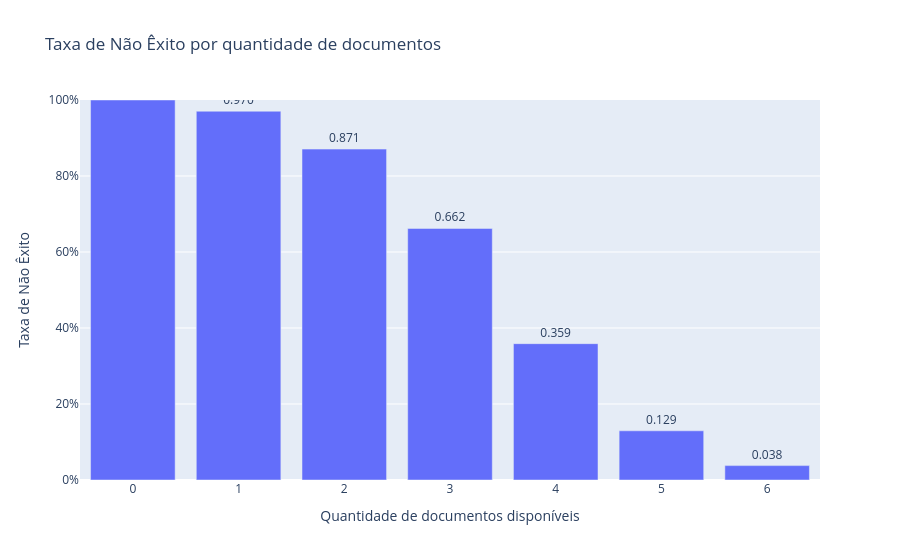

This figure's notebook cell:
### Code cell
import plotly.express as px

fig = px.bar(
    analise_documentos,
    x="qtd_documentos",
    y="taxa_nao_exito",
    text="taxa_nao_exito",
    title="Taxa de Não Êxito por quantidade de documentos",
    labels={
        "qtd_documentos": "Quantidade de documentos disponíveis",
        "taxa_nao_exito": "Taxa de Não Êxito"
    }
)

fig.update_traces(
    texttemplate="%{text:.3f}",
    textposition="outside"
)

fig.update_yaxes(
    range=[0, 1],
    tickformat=".0%"
)

fig.show()

### Figure 1 — Plotly figure (JSON) as saved in the notebook; plotly's stock layout.template omitted (floating-point values rounded to 4 significant figures)
{"data": [{"hovertemplate": "Quantidade de documentos disponíveis=%{x}<br>Taxa de Não Êxito=%{text}<extra></extra>", "legendgroup": "", "marker": {"color": "#636efa", "pattern": {"shape": ""}}, "name": "", "orientation": "v", "showlegend": false, "text": [1.0, 0.9705, 0.8708, 0.662, 0.3588, 0.1295, 0.03785], "textposition": "outside", "texttemplate": "%{text:.3f}", "type": "bar", "x": [0, 1, 2, 3, 4, 5, 6], "xaxis": "x", "y": [1.0, 0.9705, 0.8708, 0.662, 0.3588, 0.1295, 0.03785], "yaxis": "y"}], "layout": {"barmode": "relative", "legend": {"tracegroupgap": 0}, "title": {"text": "Taxa de Não Êxito por quantidade de documentos"}, "xaxis": {"anchor": "y", "domain": [0, 1], "title": {"text": "Quantidade de documentos disponíveis"}}, "yaxis": {"anchor": "x", "domain": [0, 1], "range": [0, 1], "tickformat": ".0%", "title": {"text": "Taxa de Não Êxito"}}}}
